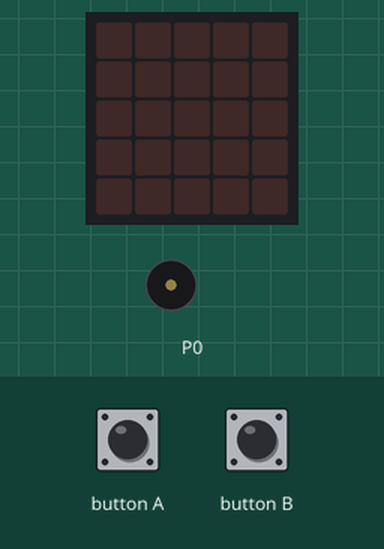
This program was run on a simulated BBC micro:bit (MakeCode). Shown: the board's 5×5 LED display, buzzer (waves = sounding). The test bench sets the inputs (shaded band).

Above: at 1.2 s.
1.3 s: button A pressed for 0.15 s
At 1.8 s:
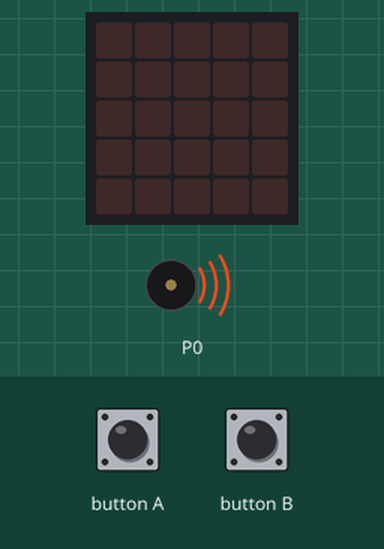
4.4 s: button B pressed for 0.15 s
At 4.76 s:
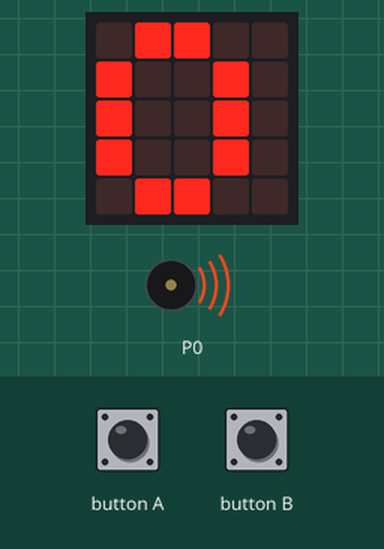
At 30.95 s:
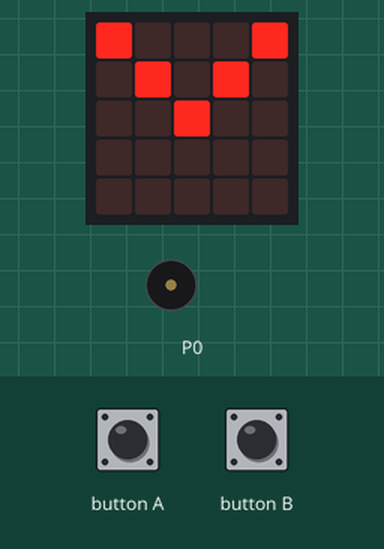
Timing chart, 0 to 31.7 s (numbered marks = the images above; inputs shaded):
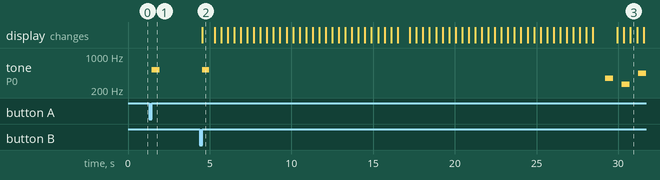

Measured:
- after the input at 1.3 s, tone on P0: silent → 523 Hz after 0.15 s, → silent 0.50 s later
- what the display in image 2 shows lasts 0.7 s, from 4.6 s to 5.3 s
- what the display in image 3 shows lasts 0.4 s, from 30.8 s to 31.2 s

The program:

main.ts
```typescript
input.onButtonPressed(Button.A, function () {
    music.playMelody("C5 - - - - - - - ", 120)
    basic.showNumber(0)
    basic.clearScreen()
    for (let index = 0; index < 4; index++) {
        basic.showLeds(`
            . . . . .
            . . . . .
            . . . . .
            . . . . .
            . . # . .
            `)
        basic.showLeds(`
            . . . . .
            . . . . .
            . . . . .
            . . # . .
            . # . # .
            `)
        basic.showLeds(`
            . . . . .
            . . . . .
            . . # . .
            . # . # .
            # . . . #
            `)
        basic.showLeds(`
            . . . . .
            . . # . .
            . # . # .
            # . . . #
            . . . . .
            `)
        basic.showLeds(`
            . . # . .
            . # . # .
            # . . . #
            . . . . .
            . . . . .
            `)
        basic.showLeds(`
            . # . # .
            # . . . #
            . . . . .
            . . . . .
            . . . . .
            `)
        basic.showLeds(`
            # . . . #
            . . . . .
            . . . . .
            . . . . .
            . . . . .
            `)
        basic.clearScreen()
    }
    basic.showNumber(1)
    for (let index = 0; index < 4; index++) {
        basic.showLeds(`
            . . . . .
            . . . . .
            . . . . .
            . . . . .
            . . # . .
            `)
        basic.showLeds(`
            . . . . .
            . . . . .
            . . . . .
            . . # . .
            . # . # .
            `)
        basic.showLeds(`
            . . . . .
            . . . . .
            . . # . .
            . # . # .
            # . . . #
            `)
        basic.showLeds(`
            . . . . .
            . . # . .
            . # . # .
            # . . . #
            . . . . .
            `)
        basic.showLeds(`
            . . # . .
            . # . # .
            # . . . #
            . . . . .
            . . . . .
            `)
        basic.showLeds(`
            . # . # .
            # . . . #
            . . . . .
            . . . . .
            . . . . .
            `)
        basic.showLeds(`
            # . . . #
            . . . . .
            . . . . .
            . . . . .
            . . . . .
            `)
        basic.clearScreen()
    }
    basic.showNumber(2)
    basic.clearScreen()
    music.playMelody("F - C - A - C C5 ", 120)
})
input.onButtonPressed(Button.B, function () {
    music.playMelody("C5 - - - - - - - ", 120)
    basic.showNumber(2)
    basic.clearScreen()
    for (let index = 0; index < 4; index++) {
        basic.showLeds(`
            . . # . .
            . . . . .
            . . . . .
            . . . . .
            . . . . .
            `)
        basic.showLeds(`
            . # . # .
            . . # . .
            . . . . .
            . . . . .
            . . . . .
            `)
        basic.showLeds(`
            # . . . #
            . # . # .
            . . # . .
            . . . . .
            . . . . .
            `)
        basic.showLeds(`
            . . . . .
            # . . . #
            . # . # .
            . . # . .
            . . . . .
            `)
        basic.showLeds(`
            . . . . .
            . . . . .
            # . . . #
            . # . # .
            . . # . .
            `)
        basic.showLeds(`
            . . . . .
            . . . . .
            . . . . .
            # . . . #
            . # . # .
            `)
        basic.showLeds(`
            . . . . .
            . . . . .
            . . . . .
            . . . . .
            # . . . #
            `)
        basic.clearScreen()
    }
    basic.showNumber(1)
    for (let index = 0; index < 4; index++) {
        basic.showLeds(`
            . . # . .
            . . . . .
            . . . . .
            . . . . .
            . . . . .
            `)
        basic.showLeds(`
            . # . # .
            . . # . .
            . . . . .
            . . . . .
            . . . . .
            `)
        basic.showLeds(`
            # . . . #
            . # . # .
            . . # . .
            . . . . .
            . . . . .
            `)
        basic.showLeds(`
            . . . . .
            # . . . #
            . # . # .
            . . # . .
            . . . . .
            `)
        basic.showLeds(`
            . . . . .
            . . . . .
            # . . . #
            . # . # .
            . . # . .
            `)
        basic.showLeds(`
            . . . . .
            . . . . .
            . . . . .
            # . . . #
            . # . # .
            `)
        basic.showLeds(`
            . . . . .
            . . . . .
            . . . . .
            . . . . .
            # . . . #
            `)
        basic.clearScreen()
    }
    basic.showNumber(0)
    basic.clearScreen()
    music.playMelody("F - C - A - C C5 ", 120)
})
```

test.ts
```typescript
// les tests vont ici ; cela ne sera pas compilé si ce paquet est utilisé en tant qu'extension.
```
